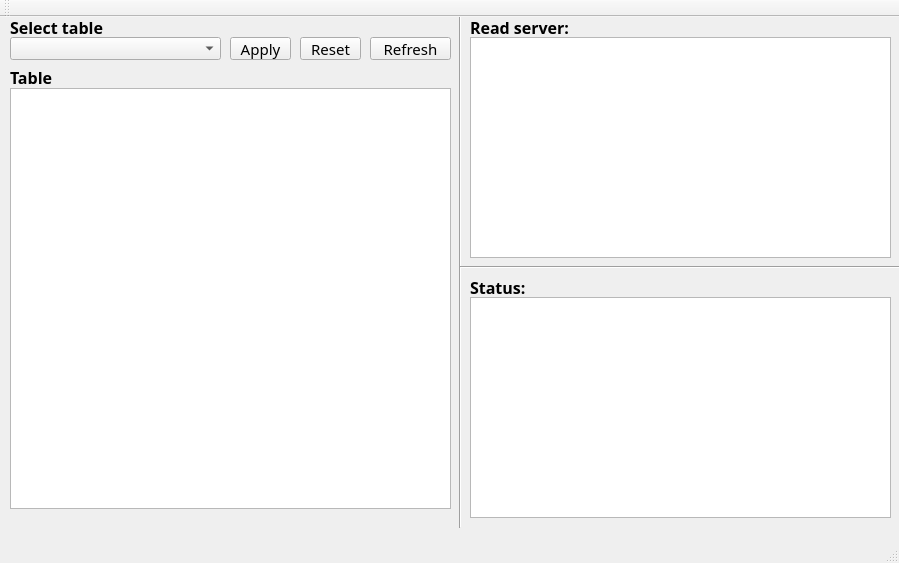
<?xml version="1.0" encoding="UTF-8"?>
<ui version="4.0">
 <class>ServerWin</class>
 <widget class="QMainWindow" name="ServerWin">
  <property name="geometry">
   <rect>
    <x>0</x>
    <y>0</y>
    <width>899</width>
    <height>563</height>
   </rect>
  </property>
  <property name="windowTitle">
   <string>ServerWin</string>
  </property>
  <widget class="QWidget" name="centralWidget">
   <widget class="QTextEdit" name="txtStatus">
    <property name="geometry">
     <rect>
      <x>470</x>
      <y>280</y>
      <width>421</width>
      <height>221</height>
     </rect>
    </property>
    <property name="font">
     <font>
      <family>Bitstream Charter</family>
      <pointsize>11</pointsize>
      <weight>50</weight>
      <italic>true</italic>
      <bold>false</bold>
     </font>
    </property>
   </widget>
   <widget class="QLabel" name="lblStatus">
    <property name="geometry">
     <rect>
      <x>470</x>
      <y>260</y>
      <width>71</width>
      <height>20</height>
     </rect>
    </property>
    <property name="font">
     <font>
      <family>Abyssinica SIL</family>
      <pointsize>12</pointsize>
      <weight>75</weight>
      <italic>false</italic>
      <bold>true</bold>
     </font>
    </property>
    <property name="text">
     <string>Status:</string>
    </property>
   </widget>
   <widget class="QTextEdit" name="txtRead">
    <property name="geometry">
     <rect>
      <x>470</x>
      <y>20</y>
      <width>421</width>
      <height>221</height>
     </rect>
    </property>
    <property name="font">
     <font>
      <family>Bitstream Charter</family>
      <pointsize>11</pointsize>
      <weight>50</weight>
      <italic>true</italic>
      <bold>false</bold>
     </font>
    </property>
   </widget>
   <widget class="QLabel" name="lblReadServer">
    <property name="geometry">
     <rect>
      <x>470</x>
      <y>0</y>
      <width>121</width>
      <height>21</height>
     </rect>
    </property>
    <property name="font">
     <font>
      <family>Abyssinica SIL</family>
      <pointsize>12</pointsize>
      <weight>75</weight>
      <italic>false</italic>
      <bold>true</bold>
     </font>
    </property>
    <property name="text">
     <string>Read server:</string>
    </property>
   </widget>
   <widget class="Line" name="lineV">
    <property name="geometry">
     <rect>
      <x>450</x>
      <y>-10</y>
      <width>20</width>
      <height>521</height>
     </rect>
    </property>
    <property name="orientation">
     <enum>Qt::Vertical</enum>
    </property>
   </widget>
   <widget class="Line" name="lineH">
    <property name="geometry">
     <rect>
      <x>460</x>
      <y>240</y>
      <width>451</width>
      <height>20</height>
     </rect>
    </property>
    <property name="orientation">
     <enum>Qt::Horizontal</enum>
    </property>
   </widget>
   <widget class="QLabel" name="lblSelectTable">
    <property name="geometry">
     <rect>
      <x>10</x>
      <y>0</y>
      <width>101</width>
      <height>21</height>
     </rect>
    </property>
    <property name="font">
     <font>
      <family>Abyssinica SIL</family>
      <pointsize>12</pointsize>
      <weight>75</weight>
      <italic>false</italic>
      <bold>true</bold>
     </font>
    </property>
    <property name="text">
     <string>Select table</string>
    </property>
   </widget>
   <widget class="QLabel" name="lblTable">
    <property name="geometry">
     <rect>
      <x>10</x>
      <y>50</y>
      <width>101</width>
      <height>21</height>
     </rect>
    </property>
    <property name="font">
     <font>
      <family>Abyssinica SIL</family>
      <pointsize>12</pointsize>
      <weight>75</weight>
      <italic>false</italic>
      <bold>true</bold>
     </font>
    </property>
    <property name="text">
     <string>Table</string>
    </property>
   </widget>
   <widget class="QPushButton" name="butApply">
    <property name="geometry">
     <rect>
      <x>230</x>
      <y>20</y>
      <width>61</width>
      <height>23</height>
     </rect>
    </property>
    <property name="font">
     <font>
      <family>Abyssinica SIL</family>
      <pointsize>11</pointsize>
      <weight>50</weight>
      <bold>false</bold>
     </font>
    </property>
    <property name="text">
     <string>Apply</string>
    </property>
   </widget>
   <widget class="QPushButton" name="butReset">
    <property name="geometry">
     <rect>
      <x>300</x>
      <y>20</y>
      <width>61</width>
      <height>23</height>
     </rect>
    </property>
    <property name="font">
     <font>
      <family>Abyssinica SIL</family>
      <pointsize>11</pointsize>
      <weight>50</weight>
      <bold>false</bold>
     </font>
    </property>
    <property name="text">
     <string>Reset</string>
    </property>
   </widget>
   <widget class="QPushButton" name="butRefresh">
    <property name="geometry">
     <rect>
      <x>370</x>
      <y>20</y>
      <width>81</width>
      <height>23</height>
     </rect>
    </property>
    <property name="font">
     <font>
      <family>Abyssinica SIL</family>
      <pointsize>11</pointsize>
      <weight>50</weight>
      <bold>false</bold>
     </font>
    </property>
    <property name="text">
     <string>Refresh</string>
    </property>
   </widget>
   <widget class="QComboBox" name="ListTable">
    <property name="geometry">
     <rect>
      <x>10</x>
      <y>20</y>
      <width>211</width>
      <height>23</height>
     </rect>
    </property>
   </widget>
   <widget class="QTableView" name="tableView">
    <property name="geometry">
     <rect>
      <x>10</x>
      <y>71</y>
      <width>441</width>
      <height>421</height>
     </rect>
    </property>
   </widget>
  </widget>
  <widget class="QMenuBar" name="menuBar">
   <property name="geometry">
    <rect>
     <x>0</x>
     <y>0</y>
     <width>899</width>
     <height>20</height>
    </rect>
   </property>
  </widget>
  <widget class="QToolBar" name="mainToolBar">
   <attribute name="toolBarArea">
    <enum>TopToolBarArea</enum>
   </attribute>
   <attribute name="toolBarBreak">
    <bool>false</bool>
   </attribute>
  </widget>
  <widget class="QStatusBar" name="statusBar"/>
 </widget>
 <layoutdefault spacing="6" margin="11"/>
 <resources/>
 <connections/>
</ui>
